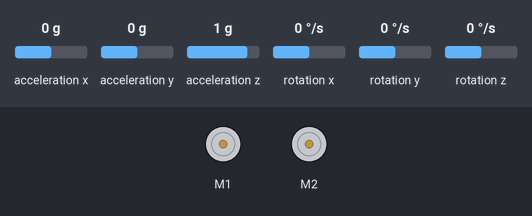
Recording of a sketch running on a simulated Arduino Uno, built with avr-gcc and run on an emulated ATmega328P. Parts: 2 × DC motor (green arrow = forward, orange = backward, longer = faster). The test bench sets the inputs (shaded band); at power-on: acceleration x 0 g, rotation y 0 °/s, rotation x 0 °/s, acceleration y 0 g, rotation z 0 °/s, acceleration z 1 g. What the sketch prints to the serial monitor is not drawn.

Above: at 8.4 s.
8.5 s: acceleration x set to -1.4 g
At 8.97 s:
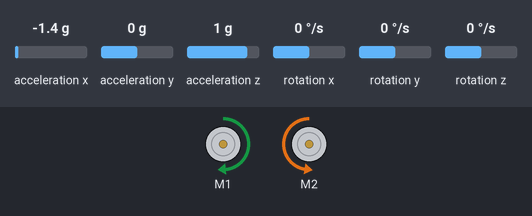
At 10.2 s:
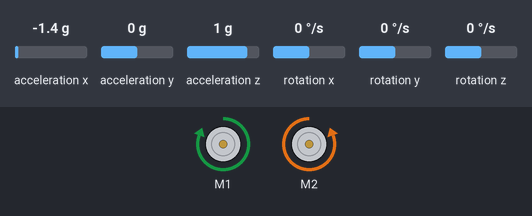
11.5 s: rotation y set to -192 °/s
At 12.7 s:
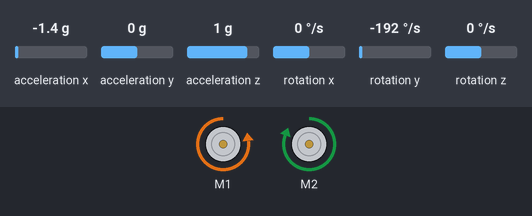
14.5 s: rotation x set to -192 °/s
17.5 s: acceleration y set to -1.4 g
At 18.37 s:
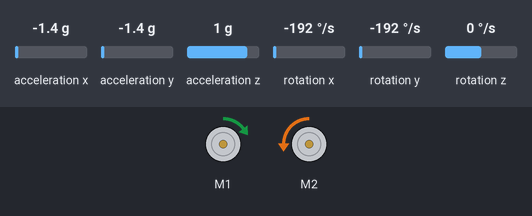
20.5 s: rotation z set to -100 °/s
23.5 s: rotation y set to 0 °/s
Timing chart, 0 to 32.3 s (numbered marks = the images above; inputs shaded):
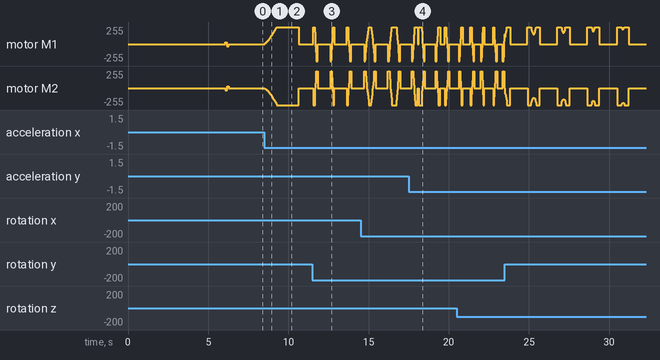

The sketch:

segway_driver.ino
```cpp
#include <SoftwareSerial.h>
#include <SabertoothSimplified.h>
#include <CurieIMU.h>
#include <MadgwickAHRS.h>

Madgwick filter;
#define IMU_freq     100             // IMU reading frequency (Hz)
float Pitch;                        // Pitch angle
float Pitch_Rate;                   // Pitch angle rate
float Pitch_offset = -2.0;            // Pitch offset angle if no calibration
#define calibrateOffsets true      // turn on calibration
//#define PITCH_OFFSET -2.0           // Pitch offset
#define KP          8.0   // 7 alone=stable, 9=starts to shake a little
#define KP2         1.0   // quadratic term of KP
#define KI          0.1   //0.5  0.1
#define KD          15   //10  20
#define SMOOTH_PD   1.0    // smooth, lower is smoother, not used
// #define RIGHT_COMPENSATION 1.02  // 1.0=no compensation

// July 15: 8,0.2,0,1
//          8, 0.3,0,1

#define DEBUG

#define PIN_TURN_LEFT  8
#define PIN_TURN_RIGHT 4
#define PIN_COMPENSATE_SPEED A1

// Sabertooth parts
#define NOT_A_PIN 0
SoftwareSerial SWSerial(NOT_A_PIN, 3); // RX on no pin (unused), TX on pin 11 (to S1).
SabertoothSimplified ST(SWSerial);     // Use SWSerial as the serial port.

float leftSpeed;
float rightSpeed;
float ctrlwalk = 0;

//int   analogTurn_ref = 500;

// ==============================================

void setup() {
  SWSerial.begin(9600);  // Sabertooth software serial
  SWSerial.flush();

  pinMode(PIN_TURN_LEFT,  INPUT_PULLUP);
  pinMode(PIN_TURN_RIGHT, INPUT_PULLUP);
  pinMode(PIN_COMPENSATE_SPEED, INPUT);

  Serial.begin(57600);
  ST.stop();               // stop motors

  // start the IMU and filter
  CurieIMU.begin();
  CurieIMU.setGyroRate(IMU_freq);
  CurieIMU.setAccelerometerRate(IMU_freq);
  filter.begin(IMU_freq);

  // Set the accelerometer range to 2G
  CurieIMU.setAccelerometerRange(2);
  // Set the gyroscope range to 250 degrees/second
  CurieIMU.setGyroRange(250);

  // use the code below to calibrate accel/gyro offset values
  if (calibrateOffsets) {
    Pitch_offset = 0.0;  // no fixed offset, use calibration

    Serial.println("Internal sensor offsets BEFORE calibration...");
    Serial.print(CurieIMU.getAccelerometerOffset(X_AXIS));
    Serial.print("\t"); // -76
    Serial.print(CurieIMU.getAccelerometerOffset(Y_AXIS));
    Serial.print("\t"); // -235
    Serial.print(CurieIMU.getAccelerometerOffset(Z_AXIS));
    Serial.print("\t"); // 168
    Serial.print(CurieIMU.getGyroOffset(X_AXIS));
    Serial.print("\t"); // 0
    Serial.print(CurieIMU.getGyroOffset(Y_AXIS));
    Serial.print("\t"); // 0
    Serial.println(CurieIMU.getGyroOffset(Z_AXIS));
  //} else {

    // To manually configure offset compensation values,
    // use the following methods instead of the autoCalibrate...() methods below
    //CurieIMU.setAccelerometerOffset(X_AXIS, 93.60);
    //CurieIMU.setAccelerometerOffset(Y_AXIS, -42.90);
    //CurieIMU.setAccelerometerOffset(Z_AXIS, -27.30);
    //CurieIMU.setGyroOffset(X_AXIS, 0.0);
    //CurieIMU.setGyroOffset(Y_AXIS, 0.67);
    //CurieIMU.setGyroOffset(Z_AXIS, -0.67);
  //}
    Serial.println("About to calibrate. Make sure your board is stable and upright");
    delay(5000);

    // The board must be resting in a horizontal position for
    // the following calibration procedure to work correctly!
    Serial.print("Starting Gyroscope calibration and enabling offset compensation...");
    CurieIMU.autoCalibrateGyroOffset();
    Serial.println(" Done");

    Serial.print("Starting Acceleration calibration and enabling offset compensation...");
    CurieIMU.autoCalibrateAccelerometerOffset(X_AXIS, 0);
    CurieIMU.autoCalibrateAccelerometerOffset(Y_AXIS, 0);
    CurieIMU.autoCalibrateAccelerometerOffset(Z_AXIS, 1);
    Serial.println(" Done");

    Serial.println("Internal sensor offsets AFTER calibration...");
    Serial.println("X , Y , Z , gyro X, gyro Y, gyro Z");
    Serial.print(CurieIMU.getAccelerometerOffset(X_AXIS));
    Serial.print("\t"); // -76
    Serial.print(CurieIMU.getAccelerometerOffset(Y_AXIS));
    Serial.print("\t"); // -2359
    Serial.print(CurieIMU.getAccelerometerOffset(Z_AXIS));
    Serial.print("\t"); // 1688
    Serial.print(CurieIMU.getGyroOffset(X_AXIS));
    Serial.print("\t"); // 0
    Serial.print(CurieIMU.getGyroOffset(Y_AXIS));
    Serial.print("\t"); // 0
    Serial.println(CurieIMU.getGyroOffset(Z_AXIS));
  }

  Serial.println("Waiting for the segway to level for safety");
  delay(1000);
  //Pitch = 20.0;
  while (!(IMU_Read()) || abs(Pitch) > 5.0) {
    Serial.print("Check initial Pitch: "); Serial.println(Pitch);
    delay(50);
  }
  Motor_Run_Speed(15,15); delay(100);
  Motor_Run_Speed(-15,-15); delay(100);
  ST.stop();

  //analogTurn_ref = analogRead(A0);  // reading the reference for turning
  Serial.println("Ready to go");
  delay(1000);
}
// ================== End Setup =================

// ================== Loop ======================

void loop() {
  static unsigned long last_serial_time, last_turn_time, last_comp_speed_time;
  static float ctrlTurn, compensateSpeed = 1.0;

  if ( IMU_Read()) {

    if (abs(Pitch) > 20.0) { // prevent disaster
      ST.stop();
    } else {
      PIDSetSpeed();

      leftSpeed-=ctrlTurn;
      rightSpeed *= compensateSpeed;
      rightSpeed+=ctrlTurn;

      Motor_Run_Speed(round(leftSpeed), round(rightSpeed));
      last_serial_time = millis();
    }
    ctrlTurn *= 0.95;

    #ifdef DEBUG

    //Serial.print(leftSpeed); Serial.print(",");
    //Serial.print(rightSpeed); Serial.print(",");
    //Serial.println(Pitch);
    #endif

  } else if ( (millis() - last_serial_time) > 5000) { // no command for 1 sec
    ST.stop();
  } else if ( (millis() - last_turn_time) > 100) {
      last_turn_time = millis();
      //int turnread = analogRead(A0);
      if ( digitalRead(PIN_TURN_LEFT) == LOW) {
         ctrlTurn = -12.0;
      }
      //} else if (digitalRead(PIN_TURN_RIGHT) == LOW) {
      if (digitalRead(PIN_TURN_RIGHT) == LOW) {
         ctrlTurn = 12.0;
      }
  } else if ( (millis() - last_comp_speed_time) > 1037) { // reading potentiometer
      last_comp_speed_time = millis();
      compensateSpeed = 1.0 + 0.2*(analogRead(PIN_COMPENSATE_SPEED) - 512.0)/1023.0;
      #ifdef DEBUG
        Serial.println(compensateSpeed);
        Serial.println(analogRead(PIN_COMPENSATE_SPEED));
      #endif
  }
}  // ================= End of Loop =====================


// ================= IMU ================================

boolean IMU_Read() {
  int aix, aiy, aiz;
  int gix, giy, giz;
  float ax, ay, az;
  float gx, gy, gz;
  float roll, heading;
  static unsigned long IMU_microsPrevious;

  // check if it's time to read data and update the filter

  if (micros() - IMU_microsPrevious >= (1000000/IMU_freq)) {
    IMU_microsPrevious = micros();

    // read raw data from CurieIMU
    CurieIMU.readMotionSensor(aix, aiy, aiz, gix, giy, giz);

    // convert from raw data to gravity and degrees/second units
    ax = convertRawAcceleration(aix);
    ay = convertRawAcceleration(aiy);
    az = convertRawAcceleration(aiz);
    gx = convertRawGyro(gix);
    gy = convertRawGyro(giy);
    gz = convertRawGyro(giz);

    // update the filter, which computes orientation
    filter.updateIMU(gx, gy, gz, ax, ay, az);

    // print the heading, pitch and roll
    roll = filter.getRoll();
    Pitch = filter.getPitch() + Pitch_offset;
    heading = filter.getYaw();
    //Serial.print("Orientation: ");
    //Serial.print(heading);
    //Serial.print(" Pitch: ");
    //Serial.print(Pitch);
    //Serial.print(" Roll: ");
    //Serial.println(roll);
    //Serial.print(" gx:");
    //Serial.print(gx);
    //Serial.print(",");
    //Serial.print(gy);
    //Serial.print(",");
    //Serial.print(gz); Serial.print(",");
    //Pitch_Rate = gy;

    return true;
  }
  return false;
}

float convertRawAcceleration(int aRaw) {
  // since we are using 2G range
  // -2g maps to a raw value of -32768
  // +2g maps to a raw value of 32767

  float a = (aRaw * 2.0) / 32768.0;
  return a;
}

float convertRawGyro(int gRaw) {
  // since we are using 250 degrees/seconds range
  // -250 maps to a raw value of -32768
  // +250 maps to a raw value of 32767

  float g = (gRaw * 250.0) / 32768.0;
  return g;
}

// ================== End of IMU ====================

// ========================= Motor run general ========================
void Motor_Run_Speed(int pow_mot1, int pow_mot2) { // (-127 to 127)
  ST.motor(1, constrain(pow_mot1,-127,127)); delay(1);
  ST.motor(2, -constrain(pow_mot2,-127,127)); //delay(10)

}

// =================== Self-Balance ==========================
float PID_Balance(float e, float kp, float ki, float kd)
{
  static float es = 0, sum = 0;
  float r;

  sum = constrain(sum+e, -120, 120);

  r = kp*e + KP2*e*abs(e) + ki * sum + kd * (e-es); // Pitch_Rate;
  es = e;

  //return PID_smooth(r);
  return r;
}
float PID_smooth(float e) {
  static float last_e;
  last_e = e * SMOOTH_PD + (1.0 - SMOOTH_PD) * last_e;
  return last_e;
}
void PIDSetSpeed() // float angle)  // set each motor speed
{
  leftSpeed = rightSpeed = PID_Balance(Pitch+ctrlwalk, KP, KI * 100.0/IMU_freq, KD * IMU_freq / 100.0);
  //ctrlwalk *= 0.9;
}
```

Measured:
- after the input at 8.5 s, motor M1: rises from stopped to forward 255/255 in 0.76 s, then falls to stopped in 1.4 s
